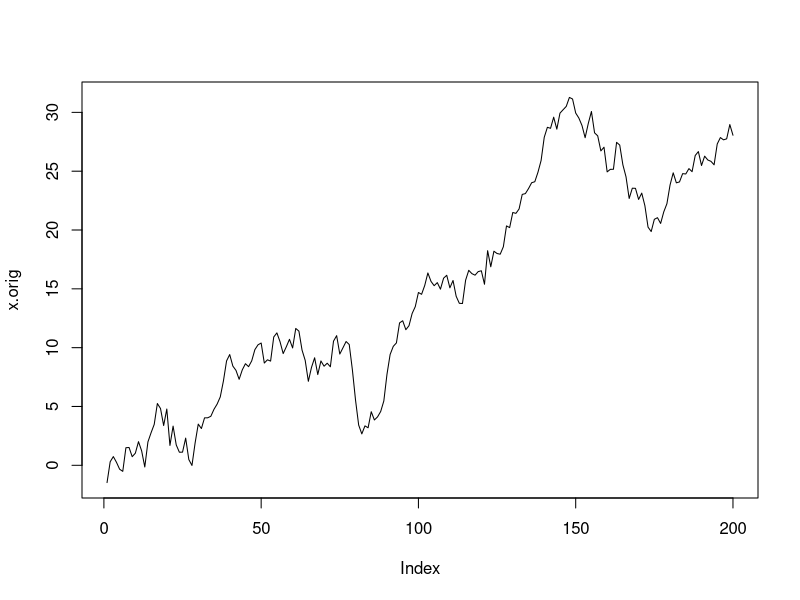

R code for this plot: (Note: this script raises an error after producing the figure.)
solve.splint = function(x){
  require(quadprog)
  require(Matrix)
  
  # check if x is numeric vector with length > 2
  
  k = length(x)
  
  # Objective function
  d = rep(0, 4*k)  # no linear terms
  D = matrix(0, 4*k, 4*k)  # quadratic terms
  for (i in 1:k){
    tmp = matrix(c(4, 12*(2*i-1), 12*(2*i-1), 12*(3*i^2 - 3*i + 1)), 2, 2)
    idx = (4*i-1):(4*i)
    D[idx,idx] = tmp
  }
  
  # Constraints (LHS)
  A = matrix(0, 4*k, 3*k-2)
  
  # Continuity
  for (i in 1:(k-1)){
    idx = (4*i-3):(4*(i+1))
    A[idx,i] = c(1, i, i^2, i^3, -1, -i, -i^2, -i^3)
  }
  
  # Differentiability (continuity of first derivative)
  for (i in 1:(k-1)){
    idx = (4*i - 3):(4*(i+1))
    A[idx,k-1+i] = c(0, 1, 2*i, 3*i^2, 0, -1, -2*i, -3*i^2)
  }
  
  # Temporal additivity
  for (i in 1:k){
    idx = (4*i - 3):(4*i)
    A[idx, 2*k-2+i] = c(1, (1/2)*(i^2-(i-1)^2), (1/3)*(i^3-(i-1)^3), (1/4)*(i^4-(i-1)^4))
  }
  
  # Constraints (RHS)
  b = rep(0, 3*k - 2)
  b[(2*k-1):(3*k-2)] = x
  
  # Find positive definite matrix nearest to D
  Dapprox = matrix(nearPD(D)$mat@x, 4*k, 4*k)
  
  # Return optimal coefficient vector
  solve.QP(Dapprox, d, A, b, meq=length(b))$solution
}

splint = function(x, f=3) {
  # solve
  k = length(x)
  coef = solve.splint(x)
  coef.mat = matrix(coef, 4, k)
  
  # Integrate to obtain interpolates
  x.int = rep(NA, k*f)
  for (i in 1:(k*f)){
    t1 = i/f
    t0 = (i-1)/f
    idx = (i-1) %/% f + 1
    x.int[i] = f*sum(coef.mat[,idx] * c(1/f, (1/2)*(t1^2 - t0^2), (1/3)*(t1^3 - t0^3), (1/4)*(t1^4 - t0^4)))
  }
  x.int
}

# Test
set.seed(45394)
N = 200
freq = 4
x.orig = cumsum(rnorm(N, 0, 1))
x.agg = rep(NA, N/freq)
x.const = rep(x.agg, each=freq)
for (i in 1:(N/freq)) x.agg[i] = mean(x.orig[((i-1)*freq+1):(i*freq)])

plot(x.orig, type="l")
lines(x.const, col="red")

x.int = splint(x.agg, f=freq)
plot(x.const, type="l")
lines(x.int, col="red")

plot(x.orig, type="l")
lines(x.int, col="red")
lines(x.const, col="blue")
